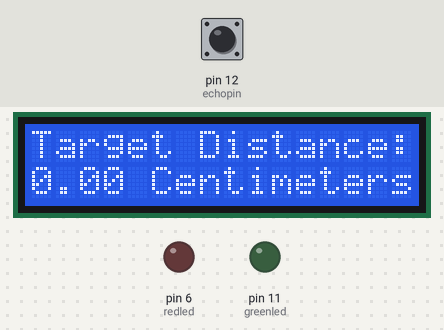
The sketch below on a simulated Arduino Uno, built with avr-gcc and run on an emulated ATmega328P. On the bench: 16×2 character LCD, output pins drawn as LEDs (lit = HIGH). Inputs (shaded band) come from the test bench; at power-on: pin 12 (echopin) LOW. Pins used as bus, display or sensor lines are not drawn; what the sketch prints to the serial monitor is not drawn.

Above: at 1.6 s.
1.7 s: pin 12 (echopin) pulsed HIGH 5 times (0.12 s each, 0.3 s apart)
At 4.4 s:
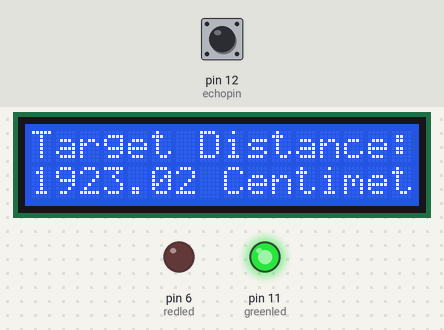
At 7.3 s:
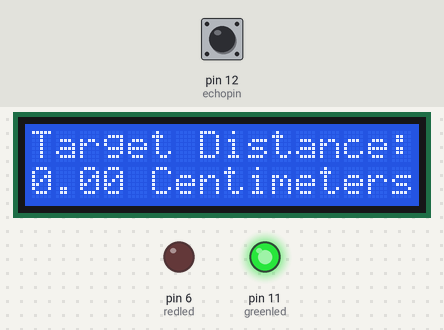
Timing chart, 0 to 8.8 s (numbered marks = the images above; inputs shaded):
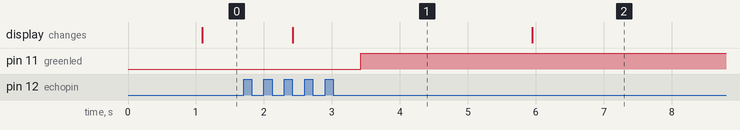

Measured:
- after the input at 1.7 s, pin 11 (greenled): LOW → HIGH after 1.7 s; the display: changes after 0.72 s (image 1)

The sketch:

Distance___led__green__red_.ino
```cpp
#include <LiquidCrystal.h>
LiquidCrystal LCD(10,9,5,4,3,2);
int redled = 6 ;
int redlight ;
int greenled = 11 ;
int greenlight ;
int trigpin = 13 ;
int echopin = 12 ;
float distance ;
float speedofsound = 320.50 ;
float pulsetime;
void setup() {
  LCD.begin(16,2);
  LCD.setCursor(0,0);
  LCD.print("Target Distance: ");
  pinMode(redled,OUTPUT);
  pinMode(greenled,OUTPUT);
  pinMode(trigpin,OUTPUT);
  pinMode(echopin,INPUT);
 Serial.begin(9600);
}

void loop() {

  digitalWrite(trigpin,LOW);
 delay(20);
 digitalWrite(trigpin,HIGH);
delayMicroseconds(20000);
 digitalWrite(trigpin,LOW);
 pulsetime = pulseIn(echopin,HIGH);
 pulsetime = pulsetime/1000000;
 distance = speedofsound * pulsetime;
 distance = 100./2.*distance;
 Serial.print("Distance from the sensor is ");
 Serial.print(distance);Serial.println(" CentiMeters.");
    LCD.setCursor(0,1);
  LCD.print(distance);
  LCD.print(" Centimeters");
  delay(1000);
  if (distance >= 20.00 ){
    digitalWrite(redled,LOW);
  digitalWrite(greenled,HIGH);
  delay(500);
  digitalWrite(greenlight,LOW);
  delay(1000);
  }
 if (distance <= 20.00 && distance != 0.00){
  analogWrite(greenled,0);
  redlight =(230 + distance );
  analogWrite(redled,redlight);
  delay(1000);

}
  }
```
